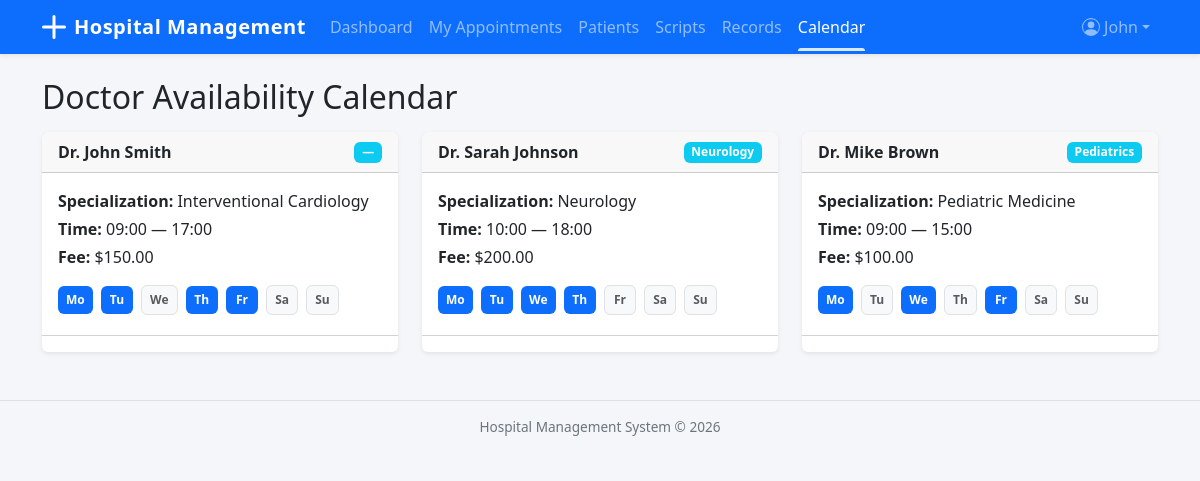
/doctors/calendar/ (signed in), run on the app's committed database.
### accounts/models.py (models this page shows, shortened)
class User(AbstractUser):
    class Role(models.TextChoices):
        ADMIN = 'Admin', 'Admin'
        DOCTOR = 'Doctor', 'Doctor'
        RECEPTIONIST = 'Receptionist', 'Receptionist'
    role = models.CharField(max_length=20, choices=Role.choices, default=Role.RECEPTIONIST)
    phone_number = models.CharField(max_length=15, blank=True)

### doctors/models.py (models this page shows)
class Doctor(models.Model):
    user = models.OneToOneField(settings.AUTH_USER_MODEL, on_delete=models.CASCADE)
    department = models.ForeignKey(
        'departments.Department', on_delete=models.SET_NULL,
        null=True, blank=True, related_name='doctors'
    )
    specialization = models.CharField(max_length=100)
    qualification = models.CharField(max_length=200)
    experience_years = models.PositiveIntegerField(default=0)
    consultation_fee = models.DecimalField(max_digits=10, decimal_places=2, default=0)
    available_days = models.CharField(
        max_length=100,
        help_text="Comma-separated days (e.g., Monday,Tuesday,Wednesday)"
    )
    available_time_start = models.TimeField(null=True, blank=True)
    available_time_end = models.TimeField(null=True, blank=True)
    is_active = models.BooleanField(default=True)
    def __str__(self):
        return f"Dr. {self.user.get_full_name() or self.user.username}"

### departments/models.py (models this page shows)
class Department(models.Model):
    name = models.CharField(max_length=100, unique=True)
    description = models.TextField(blank=True)
    head_of_department = models.ForeignKey(
        'doctors.Doctor', on_delete=models.SET_NULL,
        null=True, blank=True, related_name='headed_departments'
    )
    def __str__(self):
        return self.name

### doctors/views.py (the view)
# urls.py: path('calendar/', views.doctor_calendar, name='doctor_calendar'),
@login_required
def doctor_calendar(request):
    doctors = Doctor.objects.filter(is_active=True).select_related('department', 'user')
    for doc in doctors:
        doc.day_list = [d.strip() for d in doc.available_days.split(',')] if doc.available_days else []
    weekdays = ['Monday', 'Tuesday', 'Wednesday', 'Thursday', 'Friday', 'Saturday', 'Sunday']
    return render(request, 'doctors/doctor_calendar.html', {
        'doctors': doctors,
        'weekdays': weekdays,
    })

### templates/doctors/doctor_calendar.html (shortened to what this page needs)
{% extends 'base.html' %}
{% block content %}
<h2>Doctor Availability Calendar</h2>
<div class="row mt-3">
    {% for doctor in doctors %}
    <div class="col-md-6 col-lg-4 mb-3">
        <div class="card h-100">
            <div class="card-header d-flex justify-content-between align-items-center">
                <strong>{{ doctor }}</strong>
                <span class="badge bg-info">{{ doctor.department|default:"—" }}</span>
            </div>
            <div class="card-body">
                <p class="mb-1"><strong>Specialization:</strong> {{ doctor.specialization }}</p>
                <p class="mb-1"><strong>Time:</strong> {{ doctor.available_time_start|time:"H:i"|default:"—" }} — {{ doctor.available_time_end|time:"H:i"|default:"—" }}</p>
                <p class="mb-1"><strong>Fee:</strong> ${{ doctor.consultation_fee }}</p>
                <div class="mt-3">
                    {% for d in weekdays %}
                    <span class="badge {% if d in doctor.day_list %}bg-primary{% else %}bg-light text-muted border{% endif %} p-2 me-1 mb-1" style="min-width:32px;">
                        {{ d|slice:":2" }}
                    </span>
                    {% endfor %}
                </div>
            </div>
            <div class="card-footer bg-transparent">
            </div>
        </div>
    </div>
    {% empty %}
    <div class="col"><p class="text-muted">No active doctors found.</p></div>
    {% endfor %}
</div>
{% endblock %}

### templates/base.html (shortened to what this page needs)
<!DOCTYPE html>
<html lang="en">
<head>
    <link href="https://cdn.jsdelivr.net/npm/bootstrap@5.3.0/dist/css/bootstrap.min.css" rel="stylesheet">
</head>
<body>
    <nav class="navbar navbar-expand-lg navbar-dark bg-primary shadow-sm">
        <div class="container">
            <a class="navbar-brand d-flex align-items-center" href="{% url 'dashboard_redirect' %}">
                <svg xmlns="http://www.w3.org/2000/svg" width="24" height="24" fill="currentColor" class="me-2" viewBox="0 0 16 16">
                    <path d="M8 0a1 1 0 0 1 1 1v6h6a1 1 0 1 1 0 2H9v6a1 1 0 1 1-2 0V9H1a1 1 0 0 1 0-2h6V1a1 1 0 0 1 1-1z"/>
                </svg>
                <span class="d-none d-sm-inline">Hospital Management</span><span class="d-sm-none">HMS</span>
            </a>
            <div class="collapse navbar-collapse" id="navbarNav">
                {% if user.is_authenticated %}
                <ul class="navbar-nav me-auto">
                    {% if user.role == 'Admin' %}
                    <li class="nav-item"><a class="nav-link{% if request.resolver_match.url_name == 'admin_dashboard' %} active{% endif %}" href="{% url 'admin_dashboard' %}">Dashboard</a></li>
                    <li class="nav-item"><a class="nav-link{% if request.resolver_match.url_name == 'department_list' %} active{% endif %}" href="{% url 'department_list' %}">Departments</a></li>
                    <li class="nav-item"><a class="nav-link{% if 'doctor' in request.resolver_match.url_name %} active{% endif %}" href="{% url 'doctor_list' %}">Doctors</a></li>
                    <li class="nav-item"><a class="nav-link{% if 'patient' in request.resolver_match.url_name %} active{% endif %}" href="{% url 'patient_list' %}">Patients</a></li>
                    <li class="nav-item"><a class="nav-link{% if 'appointment' in request.resolver_match.url_name %} active{% endif %}" href="{% url 'appointment_list' %}">Appointments</a></li>
                    <li class="nav-item"><a class="nav-link{% if 'prescription' in request.resolver_match.url_name %} active{% endif %}" href="{% url 'prescription_list' %}">Prescriptions</a></li>
                    <li class="nav-item"><a class="nav-link{% if 'record' in request.resolver_match.url_name %} active{% endif %}" href="{% url 'medical_record_list' %}">Records</a></li>
                    <li class="nav-item"><a class="nav-link{% if 'report' in request.resolver_match.url_name %} active{% endif %}" href="{% url 'patient_report' %}">Reports</a></li>
                    <li class="nav-item"><a class="nav-link{% if 'calendar' in request.resolver_match.url_name %} active{% endif %}" href="{% url 'doctor_calendar' %}">Calendar</a></li>
                    {% elif user.role == 'Doctor' %}
                    <li class="nav-item"><a class="nav-link{% if request.resolver_match.url_name == 'doctor_dashboard' %} active{% endif %}" href="{% url 'doctor_dashboard' %}">Dashboard</a></li>
                    <li class="nav-item"><a class="nav-link{% if request.resolver_match.url_name == 'doctor_appointments' %} active{% endif %}" href="{% url 'doctor_appointments' %}">My Appointments</a></li>
                    <li class="nav-item"><a class="nav-link{% if 'patient' in request.resolver_match.url_name %} active{% endif %}" href="{% url 'patient_list' %}">Patients</a></li>
                    <li class="nav-item"><a class="nav-link{% if request.resolver_match.url_name == 'doctor_prescriptions' %} active{% endif %}" href="{% url 'doctor_prescriptions' %}">Scripts</a></li>
                    <li class="nav-item"><a class="nav-link{% if request.resolver_match.url_name == 'doctor_medical_records' %} active{% endif %}" href="{% url 'doctor_medical_records' %}">Records</a></li>
                    <li class="nav-item"><a class="nav-link{% if 'calendar' in request.resolver_match.url_name %} active{% endif %}" href="{% url 'doctor_calendar' %}">Calendar</a></li>
                    {% endif %}
                </ul>
                <ul class="navbar-nav">
                    <li class="nav-item dropdown">
                        <a class="nav-link dropdown-toggle d-flex align-items-center" href="#" role="button" data-bs-toggle="dropdown">
                            <span class="d-none d-md-inline">{{ user.get_short_name|default:user.username }}</span>
                        </a>
                    </li>
                </ul>
                {% endif %}
            </div>
        </div>
    </nav>
    <div class="container mt-4">
        {% block content %}{% endblock %}
    </div>
    <footer class="footer text-center">
        <div class="container">
            Hospital Management System &copy; {% now "Y" %}
        </div>
    </footer>
</body>
</html>

### templates/base.html (style rules this page uses)
body { background-color: #f4f6f9; }
.navbar { padding-top: 0; padding-bottom: 0; }
.navbar-brand { font-weight: 700; letter-spacing: 0.5px; padding-top: 0.75rem; padding-bottom: 0.75rem; }
.navbar .nav-link { padding-top: 0.75rem; padding-bottom: 0.75rem; position: relative; }
.navbar .nav-link.active::after { content: ''; position: absolute; bottom: 0; left: 0.5rem; right: 0.5rem; height: 3px; background: rgba(255,255,255,0.85); border-radius: 3px 3px 0 0; }
.card { border: none; box-shadow: 0 0.125rem 0.25rem rgba(0,0,0,0.075); transition: box-shadow 0.2s; }
.footer { font-size: 0.85rem; color: #6c757d; border-top: 1px solid #dee2e6; padding: 1rem 0; margin-top: 2rem; }

### data on the page
User: get_short_name "John"
Doctor: user.last_name "Dr. John Smith", department "—", specialization "Interventional Cardiology", available_time_start "09:00", available_time_end "17:00", consultation_fee "150.00", weekdays "Mo" "Tu" "We" "Th" "Fr" "Sa" "Su"
Doctor: user.last_name "Dr. Sarah Johnson", department "Neurology", specialization "Neurology", available_time_start "10:00", available_time_end "18:00", consultation_fee "200.00", weekdays "Mo" "Tu" "We" "Th" "Fr" "Sa" "Su"
Doctor: user.last_name "Dr. Mike Brown", department "Pediatrics", specialization "Pediatric Medicine", available_time_start "09:00", available_time_end "15:00", consultation_fee "100.00", weekdays "Mo" "Tu" "We" "Th" "Fr" "Sa" "Su"
